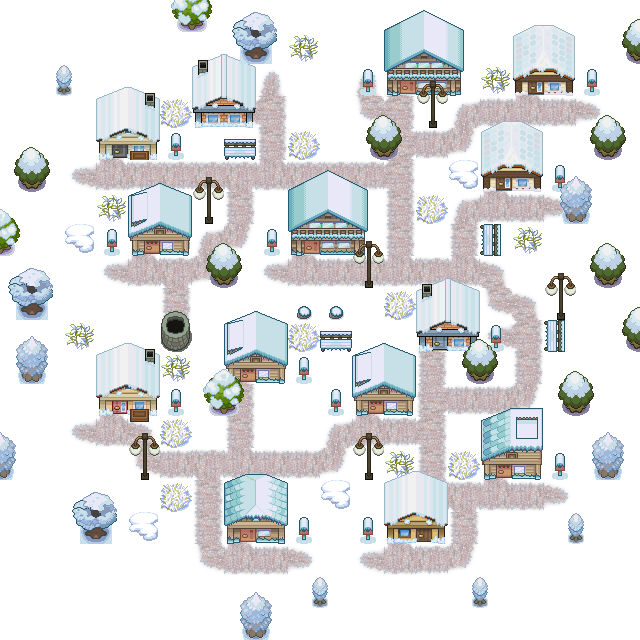

The image is a tile-based game level rendered from a .tmx file. Its description and complete source (layers, tilesets, objects, tile grids) follow:
An orthogonal 20x20 tile map with 32x32 px tiles, 5 tile layers (background, road, déco, home, ...), 1 hidden layer not drawn.

<map version="1.0" tiledversion="1.1.2" orientation="orthogonal" renderorder="right-down" width="20" height="20" tilewidth="32" tileheight="32" infinite="0" nextobjectid="14">
 <tileset firstgid="1" name="gg" tilewidth="32" tileheight="32" tilecount="961" columns="31">
  <image source="gg.png" width="1000" height="1000" />
 </tileset>
 <layer name="background" width="20" height="20">
  <data encoding="csv">
263,263,263,263,263,263,263,263,263,263,263,263,263,263,263,263,263,263,263,263,
263,263,263,263,263,263,263,263,263,263,263,263,263,263,263,263,263,263,263,263,
263,263,263,263,263,263,263,263,263,263,263,263,263,263,263,263,263,263,263,263,
263,263,263,263,263,263,263,263,263,263,263,263,263,263,263,263,263,263,263,263,
263,263,263,263,263,263,263,263,263,263,263,263,263,263,263,263,263,263,263,263,
263,263,263,263,263,263,263,263,263,263,263,263,263,263,263,263,263,263,263,263,
263,263,263,263,263,263,263,263,263,263,263,263,263,263,263,263,263,263,263,263,
263,263,263,263,263,263,263,263,263,263,263,263,263,263,263,263,263,263,263,263,
263,263,263,263,263,263,263,263,263,263,263,263,263,263,263,263,263,263,263,263,
263,263,263,263,263,263,263,263,263,263,263,263,263,263,263,263,263,263,263,263,
263,263,263,263,263,263,263,263,263,263,263,263,263,263,263,263,263,263,263,263,
263,263,263,263,263,263,263,263,263,263,263,263,263,263,263,263,263,263,263,263,
263,263,263,263,263,263,263,263,263,263,263,263,263,263,263,263,263,263,263,263,
263,263,263,263,263,263,263,263,263,263,263,263,263,263,263,263,263,263,263,263,
263,263,263,263,263,263,263,263,263,263,263,263,263,263,263,263,263,263,263,263,
263,263,263,263,263,263,263,263,263,263,263,263,263,263,263,263,263,263,263,263,
263,263,263,263,263,263,263,263,263,263,263,263,263,263,263,263,263,263,263,263,
263,263,263,263,263,263,263,263,263,263,263,263,263,263,263,263,263,263,263,263,
263,263,263,263,263,263,263,263,263,263,263,263,263,263,263,263,263,263,263,263,
263,263,263,263,263,263,263,263,263,263,263,263,263,263,263,263,263,263,263,263
</data>
 </layer>
 <layer name="road" width="20" height="20">
  <data encoding="csv">
0,0,0,0,0,0,0,0,0,0,0,0,0,0,0,0,0,0,0,0,
0,0,0,0,0,0,0,0,0,0,0,0,0,0,0,0,0,0,0,0,
0,0,0,0,0,0,0,0,2684354828,0,0,2684354828,2684354828,0,0,0,2684354828,0,0,0,
0,0,0,0,0,0,0,268,267,0,0,265,267,0,2684354825,2684354826,2684354827,2684354826,3221225740,0,
0,0,0,2684354828,0,0,0,0,266,0,0,0,3221225739,2684354826,1610613001,0,0,0,0,0,
0,0,268,2684354827,1610613002,1610613002,1610613002,1610613003,2684354827,1610613002,1610613002,1610613002,267,0,0,2684354828,0,0,0,0,
0,0,0,0,0,0,0,266,0,0,0,0,266,0,2684354825,2684354827,2684354826,3221225740,0,0,
0,0,0,0,2684354828,0,2684354825,1610613001,0,2684354828,0,0,266,0,266,0,0,0,0,0,
0,0,0,268,2684354827,1610613003,1610613001,0,268,2684354827,2684354826,2684354826,2684354827,1610613002,2684354827,3221225737,0,0,0,0,
0,0,0,0,0,266,0,0,0,0,0,0,0,0,0,265,3221225737,0,0,0,
0,0,0,0,0,1610613004,0,0,0,0,0,0,0,2684354828,0,268,267,0,0,0,
0,0,0,0,0,0,0,2684354828,0,0,0,0,0,266,0,0,266,0,0,0,
0,0,0,2684354828,0,0,0,266,0,0,0,2684354828,0,3221225739,2684354826,2684354826,1610613001,0,0,0,
0,0,268,2684354827,3221225737,0,0,266,0,0,2684354825,2684354827,1610613002,267,0,0,0,0,0,0,
0,0,0,0,265,2684354826,1610613003,2684354827,2684354826,2684354826,1610613001,0,0,266,0,2684354828,0,0,0,0,
0,0,0,0,0,0,266,0,0,0,0,0,0,265,1610613003,2684354827,2684354826,3221225740,0,0,
0,0,0,0,0,0,266,2684354828,0,0,0,0,2684354828,0,266,0,0,0,0,0,
0,0,0,0,0,0,265,2684354827,2684354826,3221225740,0,268,2684354827,1610613002,1610613001,0,0,0,0,0,
0,0,0,0,0,0,0,0,0,0,0,0,0,0,0,0,0,0,0,0,
0,0,0,0,0,0,0,0,0,0,0,0,0,0,0,0,0,0,0,0
</data>
 </layer>
 <layer name="déco" width="20" height="20">
  <data encoding="csv">
0,0,0,0,0,0,0,0,0,0,0,0,0,0,0,0,0,0,0,0,
0,0,0,0,0,0,0,0,0,269,0,0,0,0,0,0,0,0,0,0,
0,0,0,0,0,0,0,0,0,0,0,284,0,0,0,269,0,663,284,0,
0,0,0,0,0,270,0,0,0,0,0,0,0,0,0,0,693,694,0,0,
0,0,0,0,0,284,0,280,0,270,0,0,0,0,0,0,0,0,0,0,
0,0,0,0,0,0,0,0,0,0,0,0,0,0,264,0,0,284,0,0,
0,0,0,269,269,0,0,0,0,0,0,0,0,270,0,0,0,0,0,0,
0,0,264,284,0,264,0,0,284,0,663,0,568,0,0,2684354840,269,0,0,0,
0,0,0,0,693,694,0,0,0,693,694,0,599,0,0,0,0,0,0,0,
0,0,0,0,0,285,0,0,0,283,283,0,270,0,0,0,0,0,0,0,
0,0,269,0,0,316,0,0,0,270,280,0,0,0,663,284,0,2684354840,0,0,
0,0,0,0,0,269,0,0,0,284,0,0,0,693,694,0,0,0,0,0,
0,0,0,0,0,284,0,0,0,0,284,0,0,0,0,0,0,0,0,0,
0,0,0,0,663,270,0,0,0,0,0,0,0,0,0,0,0,0,0,0,
0,0,0,693,694,0,0,0,0,0,0,0,269,0,270,0,0,284,0,0,
0,0,0,0,0,270,0,0,0,0,264,0,0,0,0,0,0,0,0,0,
0,0,0,0,264,0,0,0,663,284,0,284,0,0,0,0,0,0,0,0,
0,0,0,0,0,0,0,693,694,0,0,0,0,0,0,0,0,0,0,0,
0,0,0,0,0,0,0,0,0,0,0,0,0,0,0,0,0,0,0,0,
0,0,0,0,0,0,0,0,0,0,0,0,0,0,0,0,0,0,0,0
</data>
 </layer>
 <layer name="home" width="20" height="20">
  <data encoding="csv">
0,0,0,0,0,0,0,0,0,0,0,0,139,140,141,0,9,10,0,0,
0,0,0,0,0,0,127,128,0,0,0,0,170,171,172,0,40,41,0,0,
0,0,0,13,14,0,158,159,0,0,0,0,201,202,203,0,71,72,0,0,
0,0,0,44,45,0,189,190,0,0,0,0,0,0,0,9,10,0,0,0,
0,0,0,75,76,0,0,0,0,0,0,0,0,0,0,40,41,0,0,0,
0,0,0,0,142,143,0,0,0,139,140,141,0,0,0,71,72,0,0,0,
0,0,0,0,173,174,0,0,0,170,171,172,0,0,0,0,0,0,0,0,
0,0,0,0,204,205,0,0,0,201,202,203,0,237,0,0,0,0,0,0,
0,0,0,502,503,0,0,0,0,0,0,0,0,125,126,0,0,0,0,0,
0,0,0,0,0,0,0,142,143,0,0,439,0,156,157,0,0,0,0,0,
0,0,0,17,18,0,0,173,174,0,0,142,143,187,188,0,0,0,0,0,
0,0,0,48,49,0,0,204,205,0,0,173,174,503,0,0,0,0,0,0,
0,0,0,79,80,0,0,471,0,0,0,204,205,0,0,146,147,0,0,0,
0,0,0,0,111,0,0,0,0,0,0,0,0,0,0,177,178,0,0,0,
0,0,0,0,0,0,0,144,145,0,0,0,5,6,472,208,209,0,0,0,
0,0,0,0,0,0,0,175,176,0,0,0,36,37,0,0,0,0,0,0,
0,0,0,0,0,470,471,206,207,0,0,90,67,68,0,0,0,0,0,0,
0,0,0,0,0,501,502,0,0,0,0,0,122,0,0,0,0,0,0,0,
0,0,0,0,0,0,0,0,0,0,0,0,0,0,0,0,0,0,0,0,
0,0,0,0,0,0,0,0,0,0,0,0,0,0,0,0,0,0,0,0
</data>
 </layer>
 <layer name="tree" width="20" height="20">
  <data encoding="csv">
0,0,0,0,0,259,260,226,227,0,0,0,0,0,0,0,0,0,0,230,
0,0,0,0,0,0,0,257,258,0,0,0,0,0,0,0,0,0,0,261,
0,255,256,0,0,0,0,0,0,0,0,0,0,287,0,0,0,0,0,0,
0,0,0,0,0,0,0,0,0,0,0,230,231,318,0,0,0,0,230,231,
230,231,0,0,0,0,0,0,0,0,0,261,262,0,0,0,0,0,261,262,
261,262,0,0,0,0,287,0,0,0,0,0,0,0,0,0,0,220,221,0,
229,0,0,0,0,0,318,0,0,0,0,0,0,0,0,0,0,251,252,0,
260,0,0,0,0,0,230,231,0,0,0,287,0,0,0,0,0,0,230,231,
226,227,0,0,0,0,261,262,0,0,0,318,0,0,0,0,0,287,261,262,
257,258,0,0,0,0,0,0,0,0,0,0,0,0,0,0,0,318,0,230,
220,221,0,0,0,0,0,0,0,0,0,0,0,0,230,231,0,0,0,261,
251,252,0,0,0,0,228,229,0,0,0,0,0,0,261,262,0,230,231,0,
0,0,0,0,0,0,259,260,0,0,0,0,0,0,0,0,0,261,262,0,
221,0,0,0,287,0,0,0,0,0,0,287,0,0,0,0,0,0,220,221,
252,0,0,0,318,0,0,0,0,0,0,318,0,0,0,0,0,0,251,252,
0,0,226,227,0,0,0,0,0,0,0,0,0,0,0,0,0,0,0,0,
0,0,257,258,0,0,0,0,0,0,0,0,0,0,0,0,0,255,256,0,
0,0,0,0,0,0,0,0,0,0,0,0,0,0,0,0,0,0,0,0,
0,0,0,0,0,0,0,220,221,255,256,0,0,0,255,256,0,0,0,0,
0,0,0,0,0,0,0,251,252,0,0,0,0,0,0,0,0,0,0,0
</data>
 </layer>
 <objectgroup name="Object Layer 1" />
 <layer name="roc" width="20" height="20" visible="0">
  <data encoding="csv">
0,0,0,281,0,0,0,0,0,0,0,0,0,0,0,0,0,0,0,0,
0,281,282,0,0,0,0,0,0,0,0,0,0,0,0,0,0,0,0,0,
282,0,0,0,0,0,0,0,0,0,0,0,0,0,0,0,0,0,0,0,
0,0,0,0,0,0,0,0,0,0,0,0,0,0,0,0,0,0,0,0,
0,0,0,0,0,0,0,0,0,0,0,0,0,0,0,0,0,0,0,0,
0,0,0,0,0,0,0,0,0,0,0,0,0,0,0,0,0,0,0,0,
0,0,0,0,0,0,0,0,0,0,0,0,0,0,0,0,0,0,0,0,
0,0,0,0,0,0,0,0,0,0,0,0,0,0,0,0,0,0,0,0,
0,0,0,0,0,0,0,0,0,0,0,0,0,0,0,0,0,0,0,0,
0,0,0,0,0,0,0,0,0,0,0,0,0,0,0,0,0,0,0,0,
0,0,0,0,0,0,0,0,0,0,0,0,0,0,0,0,0,0,0,0,
0,0,0,0,0,0,0,0,0,0,0,0,0,0,0,0,0,0,0,0,
0,0,0,0,0,0,0,0,0,0,0,0,0,0,0,0,0,0,0,0,
0,0,0,0,0,0,0,0,0,0,0,0,0,0,0,0,0,0,0,0,
0,0,0,0,0,0,0,0,0,0,0,0,0,0,0,0,0,0,0,0,
0,0,0,0,0,0,0,0,0,0,0,0,0,0,0,0,0,0,0,282,
0,0,0,0,0,0,0,0,0,0,0,0,0,0,0,0,0,0,0,0,
282,0,0,0,0,0,0,0,0,0,0,0,0,0,0,0,0,0,282,0,
0,281,0,0,0,0,0,0,0,0,0,0,0,0,0,0,0,282,0,281,
0,0,0,282,0,0,0,0,0,0,0,0,0,0,0,282,281,0,0,0
</data>
 </layer>
</map>